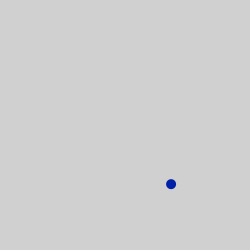
Frame 1 (no input)
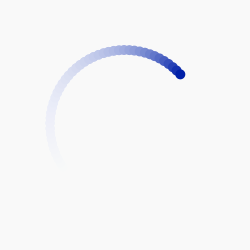
Frame 60 (the mouse pressed at the canvas centre just before this capture)
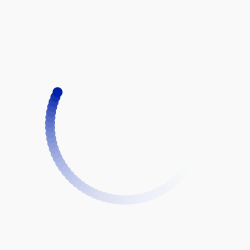
Frame 120 (the mouse held since frame 60 and released just before this capture)

The Processing sketch that drew these frames (run headless with seeded random() and noise(); from frame 60 on, the mouse is pressed at the canvas centre):

// Processing sketch: processing_54911
// ── processing_54911.pde

float orbitDuration = 1.5*1000; // 1.5 second orbit
float orbitRad = 75; // Radius 50px

void setup()
{
  size(250,250);
  smooth();
  noStroke();
}

void draw()
{
  fill(255, 20); // background colour, alpha for motion blur
  rect(0,0,250,250); // background shape
  translate((width/2),height/2); // centers in window
  float ang = TWO_PI * millis() /orbitDuration; //equation for orbit
  float x = cos(ang)*orbitRad;
  float y = sin(ang)*orbitRad;
  fill(#0020a8); //colour of orbiting circle
  ellipse(x,y,10,10); //size of orbiting circle
}
